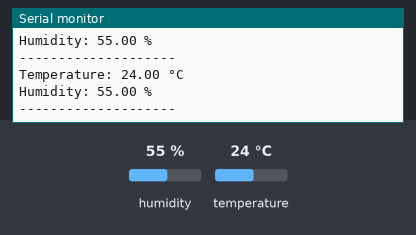
This sketch was run on a simulated Seeed XIAO ESP32-S3. Parts: the last lines printed to the serial monitor. The inputs (shaded band) are chosen by the test bench; at power-on: humidity 55 %, temperature 24 °C.

Above: at 2.8 s.
2.9 s: humidity set to 22 %
At 5.2 s:
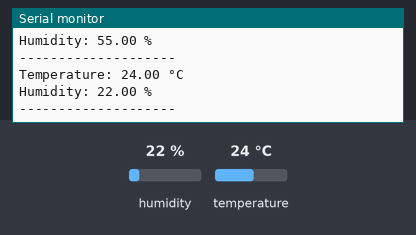
5.6 s: temperature set to 12 °C
At 7.6 s:
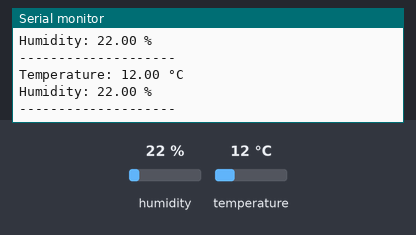
8.3 s: humidity set to 40 %
At 11.2 s:
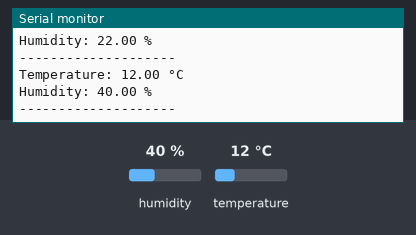
Timing chart, 0 to 12.7 s (numbered marks = the images above; inputs shaded):
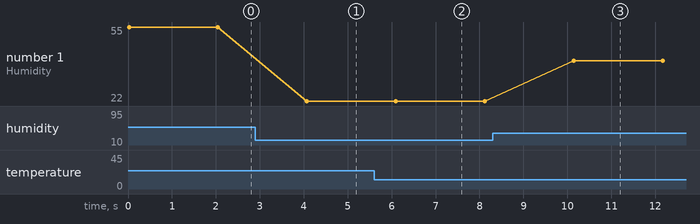

Measured:
- after the input at 2.9 s, the serial monitor: prints a new line after 1.2 s (image 1)
- after the input at 5.6 s, the serial monitor: prints a new line after 0.49 s (image 2)
- after the input at 8.3 s, the serial monitor: prints a new line after 1.8 s (image 3)
- plotted number 1: 55 → 22 after the input at 2.9 s, 22 → 40 after the input at 8.3 s

The sketch:

Temparature_sensor.ino
```cpp
// ==========================================
// SPY CAR - TEMPERATURE SENSOR
// XIAO ESP32-S3 Sense + DHT11
// ==========================================

#include "DHT.h"

#define DHT_PIN 3
#define DHT_TYPE DHT11

DHT dht(DHT_PIN, DHT_TYPE);

void setup() {
  Serial.begin(115200);

  dht.begin();

  Serial.println("Temperature Sensor Started");
}

void loop() {

  float temperature = dht.readTemperature();
  float humidity = dht.readHumidity();

  if (isnan(temperature) || isnan(humidity)) {
    Serial.println("Failed to read DHT11");
    delay(2000);
    return;
  }

  Serial.print("Temperature: ");
  Serial.print(temperature);
  Serial.println(" °C");

  Serial.print("Humidity: ");
  Serial.print(humidity);
  Serial.println(" %");

  Serial.println("--------------------");

  delay(2000);
}
```
